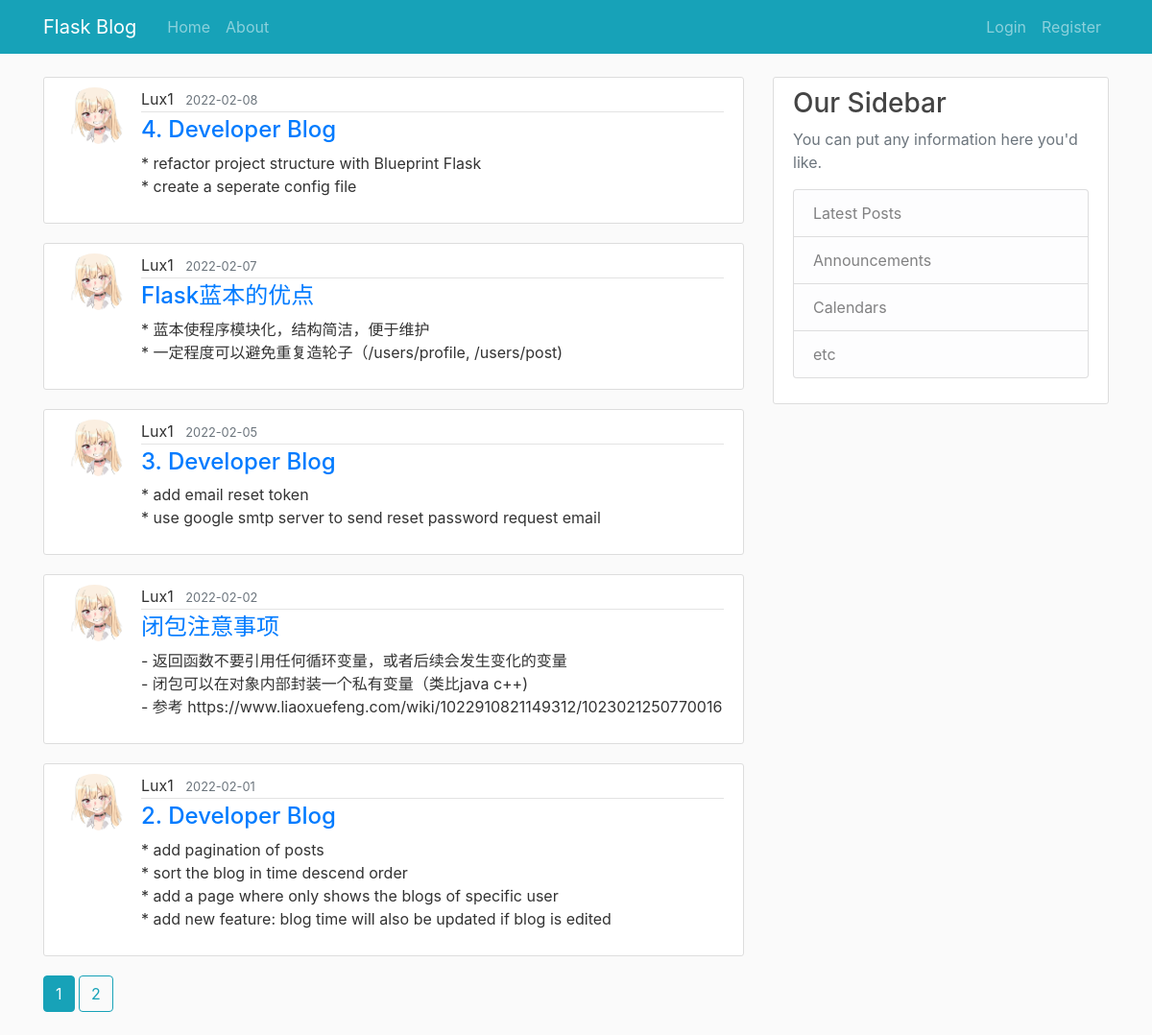
The page /home/Lux1 on the database as committed earlier.
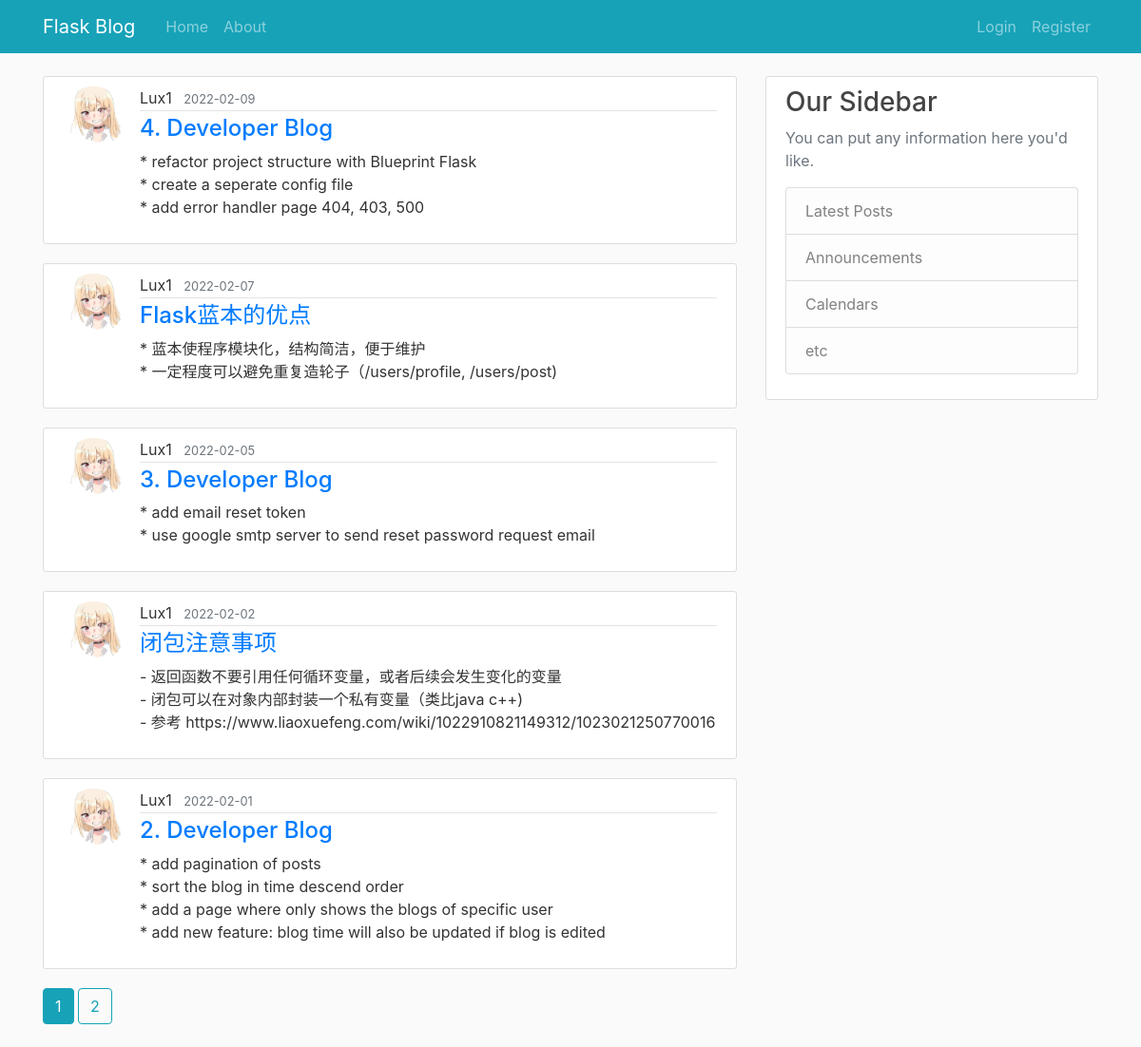
The same page on the database as committed later.
### flaskblog/models.py (models this page shows, shortened)
class Post(db.Model):
    id = db.Column(db.Integer, primary_key=True)
    title = db.Column(db.String(100), nullable=False)
    date_posted = db.Column(db.DateTime, nullable=False, default=datetime.utcnow)
    content = db.Column(db.Text, nullable=False)
    user_id = db.Column(db.Integer, db.ForeignKey('user.id'), nullable=False)

class User(db.Model, UserMixin):
    id = db.Column(db.Integer, primary_key=True)
    username = db.Column(db.String(20), unique=True, nullable=False)
    email = db.Column(db.String(120), unique=True, nullable=False)
    image_file = db.Column(db.String(20), nullable=False, default='default.png')
    password = db.Column(db.String(60), nullable=False)
    posts = db.relationship('Post', backref='author', lazy=True)

### flaskblog/users/routes.py (the view)
@users.route('/home/<string:username>')
def user_post(username):
    page = request.args.get('page', 1, type=int)
    user = User.query.filter_by(username=username).first_or_404()
    posts = Post.query.filter_by(author=user)\
        .order_by(Post.date_posted.desc()).paginate(page=page, per_page=5)
    return render_template('user_posts.html', posts=posts, user=user)

### flaskblog/templates/user_posts.html (shortened to what this page needs)
{% extends "template.html" %}
{% block content %}
    {% for post in posts.items %}
        <article class="media content-section">
            {% if post.author.image_file != 'default.png' %}
                <img class="rounded-circle article-img" src="{{url_for('static', filename='profile_img/' + post.author.id|string + '/' + post.author.image_file)}}">
            {% else %}
                <img class="rounded-circle article-img" src="{{'static\\profile_img\\default.png'}}">
            {% endif %}
            <div class="media-body">
                <div class="article-metadata">
                    <span class="mr-2">{{post.author.username}}</span>
                    <small class="text-muted">{{post.date_posted.strftime('%Y-%m-%d')}}</small>
                </div>
                <h4 class="article-title" ><a href='{{url_for('posts.post', post_id=post.id)}}'>{{post.title}}</a></h2>
                <p class="article-content">{{post.content}}</p>
            </div>
        </article>
    {% endfor %}
    {% for page_num in posts.iter_pages(left_edge=1, right_edge=1, left_current=1, right_current=2) %}
        {% if page_num %}
            {% if posts.page == page_num %}
                <a class="btn btn-info mb-4" href="{{url_for('users.user_post', username=user.username, page=page_num)}}">{{page_num}}</a>
            {% else %}
                <a class="btn btn-outline-info mb-4" href="{{url_for('users.user_post', username=user.username, page=page_num)}}">{{page_num}}</a>
            {% endif %}
        {% else %}
            ...
        {% endif %}
    {% endfor %}
{% endblock content %}

Rows that differ between the two databases and show on the page:
changed Post "4. Developer Blog": date_posted "2022-02-08" → "2022-02-09"; content "* refactor project structure with Blueprint Flask * create a seperate config file" → "* refactor project structure with Blueprint Flask * create a seperate config file * add error handler page 404, 403, 500"
